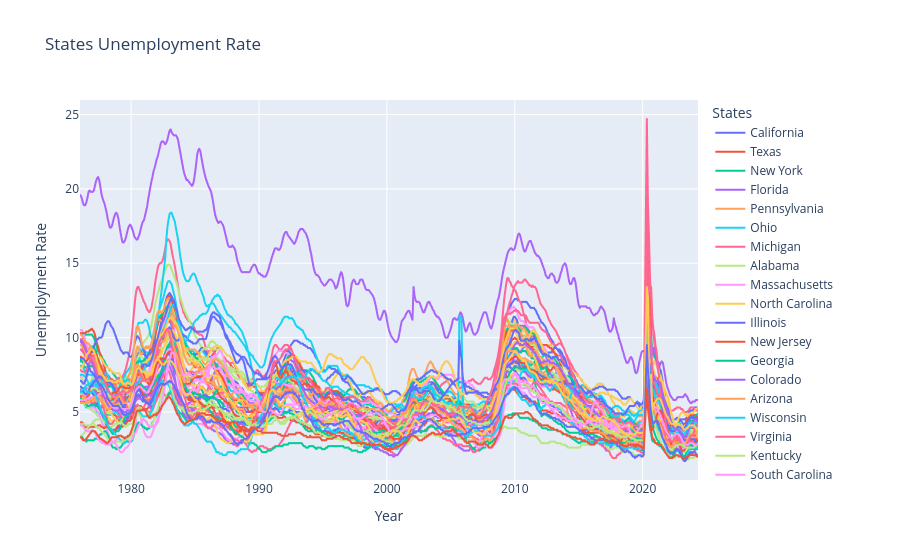

Notebook cell for this chart:
### Code cell
import pandas as pd
import plotly.express as px

# Making the df long format
uemp_states_long = uemp_states.reset_index().melt(id_vars='index', var_name='State', value_name='Unemployment Rate')
uemp_states_long = uemp_states_long.rename(columns={'index': 'Year'})

# Plotting the chart
fig = px.line(uemp_states_long, x='Year',
              y='Unemployment Rate',
              color='State',
              title='States Unemployment Rate')
fig.update_layout(legend_title_text='States')
fig.show()
#User can zoom into plot, by clicking and selecting what area to explore.

### Figure 1 — Plotly figure (JSON) as saved in the notebook; plotly's stock layout.template omitted (floating-point values rounded to 4 significant figures; data arrays with more than 128 entries replaced by an {"elided": "..."} marker saying what was removed)
{"data": [{"hovertemplate": "State=California<br>Year=%{x}<br>Unemployment Rate=%{y}<extra></extra>", "legendgroup": "California", "line": {"color": "#636efa", "dash": "solid"}, "marker": {"symbol": "circle"}, "mode": "lines", "name": "California", "showlegend": true, "type": "scattergl", "x": {"elided": "579 str values"}, "xaxis": "x", "y": {"elided": "579 float values"}, "yaxis": "y"}, {"hovertemplate": "State=Texas<br>Year=%{x}<br>Unemployment Rate=%{y}<extra></extra>", "legendgroup": "Texas", "line": {"color": "#EF553B", "dash": "solid"}, "marker": {"symbol": "circle"}, "mode": "lines", "name": "Texas", "showlegend": true, "type": "scattergl", "x": {"elided": "579 str values"}, "xaxis": "x", "y": {"elided": "579 float values"}, "yaxis": "y"}, {"hovertemplate": "State=New York<br>Year=%{x}<br>Unemployment Rate=%{y}<extra></extra>", "legendgroup": "New York", "line": {"color": "#00cc96", "dash": "solid"}, "marker": {"symbol": "circle"}, "mode": "lines", "name": "New York", "showlegend": true, "type": "scattergl", "x": {"elided": "579 str values"}, "xaxis": "x", "y": {"elided": "579 float values"}, "yaxis": "y"}, {"hovertemplate": "State=Florida<br>Year=%{x}<br>Unemployment Rate=%{y}<extra></extra>", "legendgroup": "Florida", "line": {"color": "#ab63fa", "dash": "solid"}, "marker": {"symbol": "circle"}, "mode": "lines", "name": "Florida", "showlegend": true, "type": "scattergl", "x": {"elided": "579 str values"}, "xaxis": "x", "y": {"elided": "579 float values"}, "yaxis": "y"}, {"hovertemplate": "State=Pennsylvania<br>Year=%{x}<br>Unemployment Rate=%{y}<extra></extra>", "legendgroup": "Pennsylvania", "line": {"color": "#FFA15A", "dash": "solid"}, "marker": {"symbol": "circle"}, "mode": "lines", "name": "Pennsylvania", "showlegend": true, "type": "scattergl", "x": {"elided": "579 str values"}, "xaxis": "x", "y": {"elided": "579 float values"}, "yaxis": "y"}, {"hovertemplate": "State=Ohio<br>Year=%{x}<br>Unemployment Rate=%{y}<extra></extra>", "legendgroup": "Ohio", "line": {"color": "#19d3f3", "dash": "solid"}, "marker": {"symbol": "circle"}, "mode": "lines", "name": "Ohio", "showlegend": true, "type": "scattergl", "x": {"elided": "579 str values"}, "xaxis": "x", "y": {"elided": "579 float values"}, "yaxis": "y"}, {"hovertemplate": "State=Michigan<br>Year=%{x}<br>Unemployment Rate=%{y}<extra></extra>", "legendgroup": "Michigan", "line": {"color": "#FF6692", "dash": "solid"}, "marker": {"symbol": "circle"}, "mode": "lines", "name": "Michigan", "showlegend": true, "type": "scattergl", "x": {"elided": "579 str values"}, "xaxis": "x", "y": {"elided": "579 float values"}, "yaxis": "y"}, {"hovertemplate": "State=Alabama<br>Year=%{x}<br>Unemployment Rate=%{y}<extra></extra>", "legendgroup": "Alabama", "line": {"color": "#B6E880", "dash": "solid"}, "marker": {"symbol": "circle"}, "mode": "lines", "name": "Alabama", "showlegend": true, "type": "scattergl", "x": {"elided": "579 str values"}, "xaxis": "x", "y": {"elided": "579 float values"}, "yaxis": "y"}, {"hovertemplate": "State=Massachusetts<br>Year=%{x}<br>Unemployment Rate=%{y}<extra></extra>", "legendgroup": "Massachusetts", "line": {"color": "#FF97FF", "dash": "solid"}, "marker": {"symbol": "circle"}, "mode": "lines", "name": "Massachusetts", "showlegend": true, "type": "scattergl", "x": {"elided": "579 str values"}, "xaxis": "x", "y": {"elided": "579 float values"}, "yaxis": "y"}, {"hovertemplate": "State=North Carolina<br>Year=%{x}<br>Unemployment Rate=%{y}<extra></extra>", "legendgroup": "North Carolina", "line": {"color": "#FECB52", "dash": "solid"}, "marker": {"symbol": "circle"}, "mode": "lines", "name": "North Carolina", "showlegend": true, "type": "scattergl", "x": {"elided": "579 str values"}, "xaxis": "x", "y": {"elided": "579 float values"}, "yaxis": "y"}, {"hovertemplate": "State=Illinois<br>Year=%{x}<br>Unemployment Rate=%{y}<extra></extra>", "legendgroup": "Illinois", "line": {"color": "#636efa", "dash": "solid"}, "marker": {"symbol": "circle"}, "mode": "lines", "name": "Illinois", "showlegend": true, "type": "scattergl", "x": {"elided": "579 str values"}, "xaxis": "x", "y": {"elided": "579 float values"}, "yaxis": "y"}, {"hovertemplate": "State=New Jersey<br>Year=%{x}<br>Unemployment Rate=%{y}<extra></extra>", "legendgroup": "New Jersey", "line": {"color": "#EF553B", "dash": "solid"}, "marker": {"symbol": "circle"}, "mode": "lines", "name": "New Jersey", "showlegend": true, "type": "scattergl", "x": {"elided": "579 str values"}, "xaxis": "x", "y": {"elided": "579 float values"}, "yaxis": "y"}, {"hovertemplate": "State=Georgia<br>Year=%{x}<br>Unemployment Rate=%{y}<extra></extra>", "legendgroup": "Georgia", "line": {"color": "#00cc96", "dash": "solid"}, "marker": {"symbol": "circle"}, "mode": "lines", "name": "Georgia", "showlegend": true, "type": "scattergl", "x": {"elided": "579 str values"}, "xaxis": "x", "y": {"elided": "579 float values"}, "yaxis": "y"}, {"hovertemplate": "State=Colorado<br>Year=%{x}<br>Unemployment Rate=%{y}<extra></extra>", "legendgroup": "Colorado", "line": {"color": "#ab63fa", "dash": "solid"}, "marker": {"symbol": "circle"}, "mode": "lines", "name": "Colorado", "showlegend": true, "type": "scattergl", "x": {"elided": "579 str values"}, "xaxis": "x", "y": {"elided": "579 float values"}, "yaxis": "y"}, {"hovertemplate": "State=Arizona<br>Year=%{x}<br>Unemployment Rate=%{y}<extra></extra>", "legendgroup": "Arizona", "line": {"color": "#FFA15A", "dash": "solid"}, "marker": {"symbol": "circle"}, "mode": "lines", "name": "Arizona", "showlegend": true, "type": "scattergl", "x": {"elided": "579 str values"}, "xaxis": "x", "y": {"elided": "579 float values"}, "yaxis": "y"}, {"hovertemplate": "State=Wisconsin<br>Year=%{x}<br>Unemployment Rate=%{y}<extra></extra>", "legendgroup": "Wisconsin", "line": {"color": "#19d3f3", "dash": "solid"}, "marker": {"symbol": "circle"}, "mode": "lines", "name": "Wisconsin", "showlegend": true, "type": "scattergl", "x": {"elided": "579 str values"}, "xaxis": "x", "y": {"elided": "579 float values"}, "yaxis": "y"}, {"hovertemplate": "State=Virginia<br>Year=%{x}<br>Unemployment Rate=%{y}<extra></extra>", "legendgroup": "Virginia", "line": {"color": "#FF6692", "dash": "solid"}, "marker": {"symbol": "circle"}, "mode": "lines", "name": "Virginia", "showlegend": true, "type": "scattergl", "x": {"elided": "579 str values"}, "xaxis": "x", "y": {"elided": "579 float values"}, "yaxis": "y"}, {"hovertemplate": "State=Kentucky<br>Year=%{x}<br>Unemployment Rate=%{y}<extra></extra>", "legendgroup": "Kentucky", "line": {"color": "#B6E880", "dash": "solid"}, "marker": {"symbol": "circle"}, "mode": "lines", "name": "Kentucky", "showlegend": true, "type": "scattergl", "x": {"elided": "579 str values"}, "xaxis": "x", "y": {"elided": "579 float values"}, "yaxis": "y"}, {"hovertemplate": "State=South Carolina<br>Year=%{x}<br>Unemployment Rate=%{y}<extra></extra>", "legendgroup": "South Carolina", "line": {"color": "#FF97FF", "dash": "solid"}, "marker": {"symbol": "circle"}, "mode": "lines", "name": "South Carolina", "showlegend": true, "type": "scattergl", "x": {"elided": "579 str values"}, "xaxis": "x", "y": {"elided": "579 float values"}, "yaxis": "y"}, {"hovertemplate": "State=New Mexico<br>Year=%{x}<br>Unemployment Rate=%{y}<extra></extra>", "legendgroup": "New Mexico", "line": {"color": "#FECB52", "dash": "solid"}, "marker": {"symbol": "circle"}, "mode": "lines", "name": "New Mexico", "showlegend": true, "type": "scattergl", "x": {"elided": "579 str values"}, "xaxis": "x", "y": {"elided": "579 float values"}, "yaxis": "y"}, {"hovertemplate": "State=Minnesota<br>Year=%{x}<br>Unemployment Rate=%{y}<extra></extra>", "legendgroup": "Minnesota", "line": {"color": "#636efa", "dash": "solid"}, "marker": {"symbol": "circle"}, "mode": "lines", "name": "Minnesota", "showlegend": true, "type": "scattergl", "x": {"elided": "579 str values"}, "xaxis": "x", "y": {"elided": "579 float values"}, "yaxis": "y"}, {"hovertemplate": "State=Tennessee<br>Year=%{x}<br>Unemployment Rate=%{y}<extra></extra>", "legendgroup": "Tennessee", "line": {"color": "#EF553B", "dash": "solid"}, "marker": {"symbol": "circle"}, "mode": "lines", "name": "Tennessee", "showlegend": true, "type": "scattergl", "x": {"elided": "579 str values"}, "xaxis": "x", "y": {"elided": "579 float values"}, "yaxis": "y"}, {"hovertemplate": "State=Washington<br>Year=%{x}<br>Unemployment Rate=%{y}<extra></extra>", "legendgroup": "Washington", "line": {"color": "#00cc96", "dash": "solid"}, "marker": {"symbol": "circle"}, "mode": "lines", "name": "Washington", "showlegend": true, "type": "scattergl", "x": {"elided": "579 str values"}, "xaxis": "x", "y": {"elided": "579 float values"}, "yaxis": "y"}, {"hovertemplate": "State=Maryland<br>Year=%{x}<br>Unemployment Rate=%{y}<extra></extra>", "legendgroup": "Maryland", "line": {"color": "#ab63fa", "dash": "solid"}, "marker": {"symbol": "circle"}, "mode": "lines", "name": "Maryland", "showlegend": true, "type": "scattergl", "x": {"elided": "579 str values"}, "xaxis": "x", "y": {"elided": "579 float values"}, "yaxis": "y"}, {"hovertemplate": "State=Oregon<br>Year=%{x}<br>Unemployment Rate=%{y}<extra></extra>", "legendgroup": "Oregon", "line": {"color": "#FFA15A", "dash": "solid"}, "marker": {"symbol": "circle"}, "mode": "lines", "name": "Oregon", "showlegend": true, "type": "scattergl", "x": {"elided": "579 str values"}, "xaxis": "x", "y": {"elided": "579 float values"}, "yaxis": "y"}, {"hovertemplate": "State=West Virginia<br>Year=%{x}<br>Unemployment Rate=%{y}<extra></extra>", "legendgroup": "West Virginia", "line": {"color": "#19d3f3", "dash": "solid"}, "marker": {"symbol": "circle"}, "mode": "lines", "name": "West Virginia", "showlegend": true, "type": "scattergl", "x": {"elided": "579 str values"}, "xaxis": "x", "y": {"elided": "579 float values"}, "yaxis": "y"}, {"hovertemplate": "State=Nevada<br>Year=%{x}<br>Unemployment Rate=%{y}<extra></extra>", "legendgroup": "Nevada", "line": {"color": "#FF6692", "dash": "solid"}, "marker": {"symbol": "circle"}, "mode": "lines", "name": "Nevada", "showlegend": true, "type": "scattergl", "x": {"elided": "579 str values"}, "xaxis": "x", "y": {"elided": "579 float values"}, "yaxis": "y"}, {"hovertemplate": "State=Arkansas<br>Year=%{x}<br>Unemployment Rate=%{y}<extra></extra>", "legendgroup": "Arkansas", "line": {"color": "#B6E880", "dash": "solid"}, "marker": {"symbol": "circle"}, "mode": "lines", "name": "Arkansas", "showlegend": true, "type": "scattergl", "x": {"elided": "579 str values"}, "xaxis": "x", "y": {"elided": "579 float values"}, "yaxis": "y"}, {"hovertemplate": "State=Oklahoma<br>Year=%{x}<br>Unemployment Rate=%{y}<extra></extra>", "legendgroup": "Oklahoma", "line": {"color": "#FF97FF", "dash": "solid"}, "marker": {"symbol": "circle"}, "mode": "lines", "name": "Oklahoma", "showlegend": true, "type": "scattergl", "x": {"elided": "579 str values"}, "xaxis": "x", "y": {"elided": "579 float values"}, "yaxis": "y"}, {"hovertemplate": "State=Missouri<br>Year=%{x}<br>Unemployment Rate=%{y}<extra></extra>", "legendgroup": "Missouri", "line": {"color": "#FECB52", "dash": "solid"}, "marker": {"symbol": "circle"}, "mode": "lines", "name": "Missouri", "showlegend": true, "type": "scattergl", "x": {"elided": "579 str values"}, "xaxis": "x", "y": {"elided": "579 float values"}, "yaxis": "y"}, {"hovertemplate": "State=Alaska<br>Year=%{x}<br>Unemployment Rate=%{y}<extra></extra>", "legendgroup": "Alaska", "line": {"color": "#636efa", "dash": "solid"}, "marker": {"symbol": "circle"}, "mode": "lines", "name": "Alaska", "showlegend": true, "type": "scattergl", "x": {"elided": "579 str values"}, "xaxis": "x", "y": {"elided": "579 float values"}, "yaxis": "y"}, {"hovertemplate": "State=Iowa<br>Year=%{x}<br>Unemployment Rate=%{y}<extra></extra>", "legendgroup": "Iowa", "line": {"color": "#EF553B", "dash": "solid"}, "marker": {"symbol": "circle"}, "mode": "lines", "name": "Iowa", "showlegend": true, "type": "scattergl", "x": {"elided": "579 str values"}, "xaxis": "x", "y": {"elided": "579 float values"}, "yaxis": "y"}, {"hovertemplate": "State=Utah<br>Year=%{x}<br>Unemployment Rate=%{y}<extra></extra>", "legendgroup": "Utah", "line": {"color": "#00cc96", "dash": "solid"}, "marker": {"symbol": "circle"}, "mode": "lines", "name": "Utah", "showlegend": true, "type": "scattergl", "x": {"elided": "579 str values"}, "xaxis": "x", "y": {"elided": "579 float values"}, "yaxis": "y"}, {"hovertemplate": "State=Puerto Rico<br>Year=%{x}<br>Unemployment Rate=%{y}<extra></extra>", "legendgroup": "Puerto Rico", "line": {"color": "#ab63fa", "dash": "solid"}, "marker": {"symbol": "circle"}, "mode": "lines", "name": "Puerto Rico", "showlegend": true, "type": "scattergl", "x": {"elided": "579 str values"}, "xaxis": "x", "y": {"elided": "579 float values"}, "yaxis": "y"}, {"hovertemplate": "State=Indiana<br>Year=%{x}<br>Unemployment Rate=%{y}<extra></extra>", "legendgroup": "Indiana", "line": {"color": "#FFA15A", "dash": "solid"}, "marker": {"symbol": "circle"}, "mode": "lines", "name": "Indiana", "showlegend": true, "type": "scattergl", "x": {"elided": "579 str values"}, "xaxis": "x", "y": {"elided": "579 float values"}, "yaxis": "y"}, {"hovertemplate": "State=Louisiana<br>Year=%{x}<br>Unemployment Rate=%{y}<extra></extra>", "legendgroup": "Louisiana", "line": {"color": "#19d3f3", "dash": "solid"}, "marker": {"symbol": "circle"}, "mode": "lines", "name": "Louisiana", "showlegend": true, "type": "scattergl", "x": {"elided": "579 str values"}, "xaxis": "x", "y": {"elided": "579 float values"}, "yaxis": "y"}, {"hovertemplate": "State=Hawaii<br>Year=%{x}<br>Unemployment Rate=%{y}<extra></extra>", "legendgroup": "Hawaii", "line": {"color": "#FF6692", "dash": "solid"}, "marker": {"symbol": "circle"}, "mode": "lines", "name": "Hawaii", "showlegend": true, "type": "scattergl", "x": {"elided": "579 str values"}, "xaxis": "x", "y": {"elided": "579 float values"}, "yaxis": "y"}, {"hovertemplate": "State=North Dakota<br>Year=%{x}<br>Unemployment Rate=%{y}<extra></extra>", "legendgroup": "North Dakota", "line": {"color": "#B6E880", "dash": "solid"}, "marker": {"symbol": "circle"}, "mode": "lines", "name": "North Dakota", "showlegend": true, "type": "scattergl", "x": {"elided": "579 str values"}, "xaxis": "x", "y": {"elided": "579 float values"}, "yaxis": "y"}, {"hovertemplate": "State=Montana<br>Year=%{x}<br>Unemployment Rate=%{y}<extra></extra>", "legendgroup": "Montana", "line": {"color": "#FF97FF", "dash": "solid"}, "marker": {"symbol": "circle"}, "mode": "lines", "name": "Montana", "showlegend": true, "type": "scattergl", "x": {"elided": "579 str values"}, "xaxis": "x", "y": {"elided": "579 float values"}, "yaxis": "y"}, {"hovertemplate": "State=the District of Columbia<br>Year=%{x}<br>Unemployment Rate=%{y}<extra></extra>", "legendgroup": "the District of Columbia", "line": {"color": "#FECB52", "dash": "solid"}, "marker": {"symbol": "circle"}, "mode": "lines", "name": "the District of Columbia", "showlegend": true, "type": "scattergl", "x": {"elided": "579 str values"}, "xaxis": "x", "y": {"elided": "579 float values"}, "yaxis": "y"}, {"hovertemplate": "State=Mississippi<br>Year=%{x}<br>Unemployment Rate=%{y}<extra></extra>", "legendgroup": "Mississippi", "line": {"color": "#636efa", "dash": "solid"}, "marker": {"symbol": "circle"}, "mode": "lines", "name": "Mississippi", "showlegend": true, "type": "scattergl", "x": {"elided": "579 str values"}, "xaxis": "x", "y": {"elided": "579 float values"}, "yaxis": "y"}, {"hovertemplate": "State=Maine<br>Year=%{x}<br>Unemployment Rate=%{y}<extra></extra>", "legendgroup": "Maine", "line": {"color": "#EF553B", "dash": "solid"}, "marker": {"symbol": "circle"}, "mode": "lines", "name": "Maine", "showlegend": true, "type": "scattergl", "x": {"elided": "579 str values"}, "xaxis": "x", "y": {"elided": "579 float values"}, "yaxis": "y"}, {"hovertemplate": "State=Nebraska<br>Year=%{x}<br>Unemployment Rate=%{y}<extra></extra>", "legendgroup": "Nebraska", "line": {"color": "#00cc96", "dash": "solid"}, "marker": {"symbol": "circle"}, "mode": "lines", "name": "Nebraska", "showlegend": true, "type": "scattergl", "x": {"elided": "579 str values"}, "xaxis": "x", "y": {"elided": "579 float values"}, "yaxis": "y"}, {"hovertemplate": "State=Connecticut<br>Year=%{x}<br>Unemployment Rate=%{y}<extra></extra>", "legendgroup": "Connecticut", "line": {"color": "#ab63fa", "dash": "solid"}, "marker": {"symbol": "circle"}, "mode": "lines", "name": "Connecticut", "showlegend": true, "type": "scattergl", "x": {"elided": "579 str values"}, "xaxis": "x", "y": {"elided": "579 float values"}, "yaxis": "y"}, {"hovertemplate": "State=Idaho<br>Year=%{x}<br>Unemployment Rate=%{y}<extra></extra>", "legendgroup": "Idaho", "line": {"color": "#FFA15A", "dash": "solid"}, "marker": {"symbol": "circle"}, "mode": "lines", "name": "Idaho", "showlegend": true, "type": "scattergl", "x": {"elided": "579 str values"}, "xaxis": "x", "y": {"elided": "579 float values"}, "yaxis": "y"}, {"hovertemplate": "State=New Hampshire<br>Year=%{x}<br>Unemployment Rate=%{y}<extra></extra>", "legendgroup": "New Hampshire", "line": {"color": "#19d3f3", "dash": "solid"}, "marker": {"symbol": "circle"}, "mode": "lines", "name": "New Hampshire", "showlegend": true, "type": "scattergl", "x": {"elided": "579 str values"}, "xaxis": "x", "y": {"elided": "579 float values"}, "yaxis": "y"}, {"hovertemplate": "State=Rhode Island<br>Year=%{x}<br>Unemployment Rate=%{y}<extra></extra>", "legendgroup": "Rhode Island", "line": {"color": "#FF6692", "dash": "solid"}, "marker": {"symbol": "circle"}, "mode": "lines", "name": "Rhode Island", "showlegend": true, "type": "scattergl", "x": {"elided": "579 str values"}, "xaxis": "x", "y": {"elided": "579 float values"}, "yaxis": "y"}, {"hovertemplate": "State=Kansas<br>Year=%{x}<br>Unemployment Rate=%{y}<extra></extra>", "legendgroup": "Kansas", "line": {"color": "#B6E880", "dash": "solid"}, "marker": {"symbol": "circle"}, "mode": "lines", "name": "Kansas", "showlegend": true, "type": "scattergl", "x": {"elided": "579 str values"}, "xaxis": "x", "y": {"elided": "579 float values"}, "yaxis": "y"}, {"hovertemplate": "State=Wyoming<br>Year=%{x}<br>Unemployment Rate=%{y}<extra></extra>", "legendgroup": "Wyoming", "line": {"color": "#FF97FF", "dash": "solid"}, "marker": {"symbol": "circle"}, "mode": "lines", "name": "Wyoming", "showlegend": true, "type": "scattergl", "x": {"elided": "579 str values"}, "xaxis": "x", "y": {"elided": "579 float values"}, "yaxis": "y"}, {"hovertemplate": "State=Delaware<br>Year=%{x}<br>Unemployment Rate=%{y}<extra></extra>", "legendgroup": "Delaware", "line": {"color": "#FECB52", "dash": "solid"}, "marker": {"symbol": "circle"}, "mode": "lines", "name": "Delaware", "showlegend": true, "type": "scattergl", "x": {"elided": "579 str values"}, "xaxis": "x", "y": {"elided": "579 float values"}, "yaxis": "y"}, {"hovertemplate": "State=Vermont<br>Year=%{x}<br>Unemployment Rate=%{y}<extra></extra>", "legendgroup": "Vermont", "line": {"color": "#636efa", "dash": "solid"}, "marker": {"symbol": "circle"}, "mode": "lines", "name": "Vermont", "showlegend": true, "type": "scattergl", "x": {"elided": "579 str values"}, "xaxis": "x", "y": {"elided": "579 float values"}, "yaxis": "y"}, {"hovertemplate": "State=South Dakota<br>Year=%{x}<br>Unemployment Rate=%{y}<extra></extra>", "legendgroup": "South Dakota", "line": {"color": "#EF553B", "dash": "solid"}, "marker": {"symbol": "circle"}, "mode": "lines", "name": "South Dakota", "showlegend": true, "type": "scattergl", "x": {"elided": "579 str values"}, "xaxis": "x", "y": {"elided": "579 float values"}, "yaxis": "y"}], "layout": {"legend": {"title": {"text": "States"}, "tracegroupgap": 0}, "title": {"text": "States Unemployment Rate"}, "xaxis": {"anchor": "y", "domain": [0, 1], "title": {"text": "Year"}}, "yaxis": {"anchor": "x", "domain": [0, 1], "title": {"text": "Unemployment Rate"}}}}
